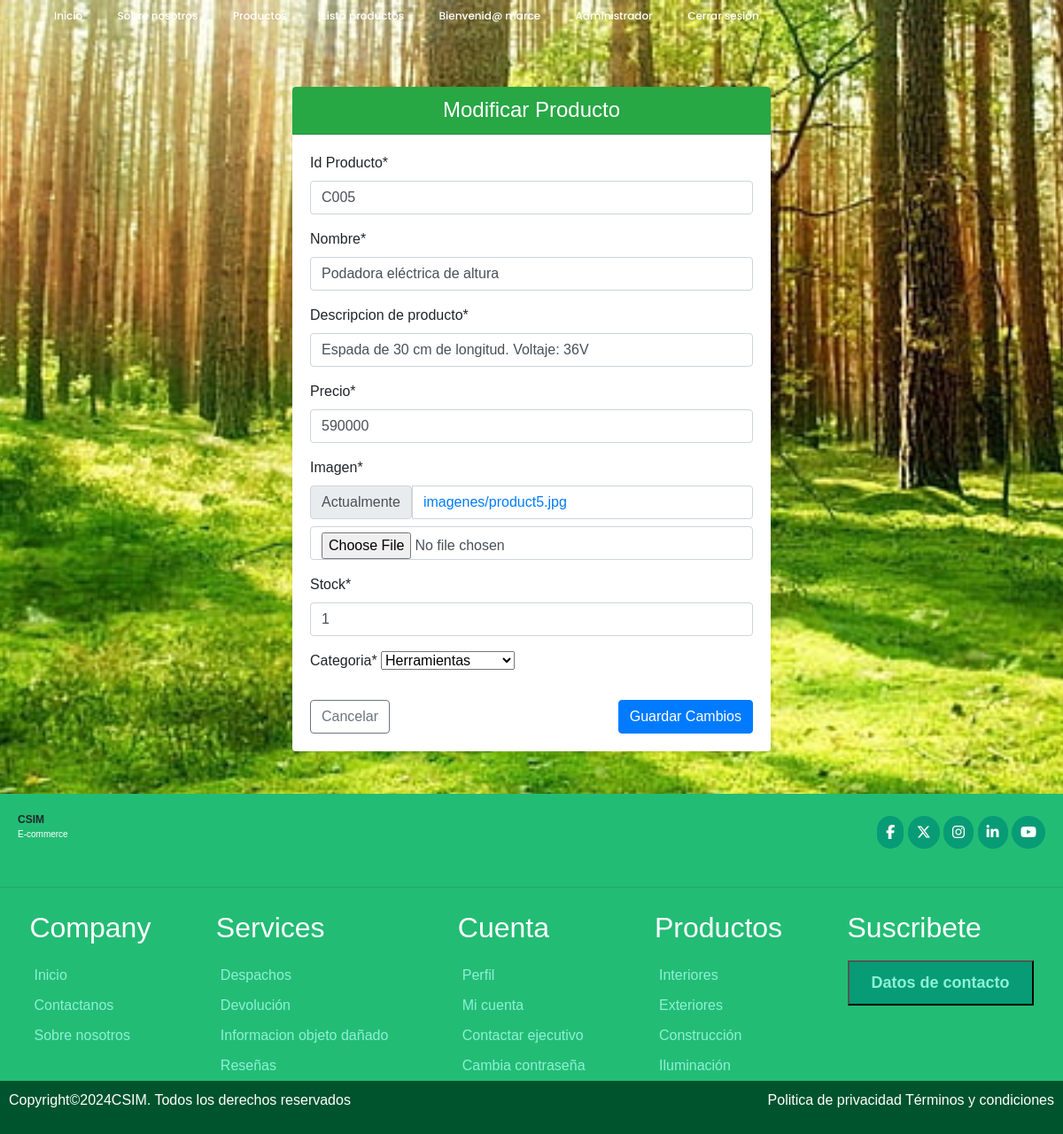
Page /modificar/C005/ (signed in) on the committed database.
### ferreteria/models.py (models this page shows, shortened)
class Producto(models.Model):
    idProducto = models.CharField(primary_key=True, max_length=5, verbose_name='Id Producto')
    nombre = models.CharField(max_length=50, verbose_name='Nombre del producto')
    descripcion = models.CharField(max_length=400,verbose_name='Descripcion de producto')
    precio = models.IntegerField(null=True, verbose_name='Ingrese precio producto')
    imagen= models.ImageField(upload_to="imagenes", null=True, verbose_name='Imagen')
    stock = models.IntegerField(verbose_name='stock',default=0)
    categoria= models.ForeignKey('Categoria', on_delete=models.CASCADE, verbose_name='Categoria')

### ferreteria/views.py (the view)
# urls.py: path('modificar/<id>/', views.modificar, name="modificar"),
@permission_required ('ferreteria.change_producto')
def modificar(request, id):
    producto = get_object_or_404(Producto, idProducto=id)
    data = {
        'form': ProductoForm(instance=producto)
    }
    if request.method== 'POST':
        formulario = ProductoForm(data=request.POST, instance=producto, files=request.FILES)
        if formulario.is_valid():
            formulario.save()
            messages.success(request, "Modificado correctamente")
        return redirect(to="lista")
    return render (request, 'producto/modificar.html', data)

### ferreteria/forms.py
class ProductoForm(forms.ModelForm):
    nombre = forms.CharField(min_length=3, max_length=50)
    imagen = forms.ImageField(required=True, validators=[MaxSizeFileValidator(max_file_size=4)])
    precio = forms.IntegerField(min_value=1, max_value=3000000)
    class Meta:
        model = Producto
        fields = '__all__'

### ferreteria/context_processor.py (called while the page is built, shortened)
def total_carrito(request):
    total = 0
    return {'total_carrito':int(total)}

### ferreteria/models.py (called while the page is built)
    def __str__(self):
        return self.nombreCategoria

### ferreteria/templates/producto/modificar.html (shortened to what this page needs)
{% extends 'base.html' %}
{% load static %}
{% load crispy_forms_tags %}
{% block css %}
<link rel="stylesheet" href="{% static 'css/estilo.css' %}">
{% endblock %}
{% block contenido %}
<div class="container my-5">
    <div class="row justify-content-center">
        <div class="col-12 col-md-8 col-lg-6">
            <div class="card shadow-sm border-0">
                <div class="card-header bg-success text-white text-center rounded-top">
                    <h4 class="mb-0">Modificar Producto</h4>
                </div>
                <div class="card-body">
                    <form action="" method="post" enctype="multipart/form-data">
                        {{ form|crispy }}
                        <div class="d-flex justify-content-between mt-4">
                            <a href="{% url 'lista' %}" class="btn btn-outline-secondary">Cancelar</a>
                            <button type="submit" class="btn btn-primary">Guardar Cambios</button>
                        </div>
                    </form>
                </div>
            </div>
        </div>
    </div>
</div>
{% endblock %}

### ferreteria/templates/base.html (shortened to what this page needs)
<!DOCTYPE html>
<html lang="en">
<head>
    {% load static %}
    <link rel="stylesheet" href="https://cdn.jsdelivr.net/npm/bootstrap@4.5.3/dist/css/bootstrap.min.css">
    {% block css %}{% endblock %}
</head>
<body>
    <header>
        <div class="navbar">
            <ul class="links">
                {% if not user.is_authenticated %}
                    <li><a href="{% url 'index' %}"  >Inicio</a></li>
                    <li><a href="{% url 'nosotros' %}" >Sobre nosotros</a></li>
                    <li><a href="{% url 'tienda' %}"  >Productos</a></li>
                    <li><a href="{% url 'registrar' %}" >Registrarse</a></li>
                    <li><a href="{% url 'login' %}" >Iniciar sesión</a></li>
                {% elif user.is_authenticated and user.is_superuser %}
                    <li><a href="{% url 'index' %}"  >Inicio</a></li>
                    <li><a href="{% url 'nosotros' %}" >Sobre nosotros</a></li>
                    <li><a href="{% url 'tienda' %}"  >Productos</a></li>
                    <li><a href="{% url 'lista' %}" >Lista productos</a></li>
                    <li><a href="{% url 'perfil' %}">Bienvenid@ {{ user.username }}</a></li>
                    <li><a href="{% url 'administrador' %}">Administrador </a></li>
                    <li><a href="{% url 'cerrar' %}">Cerrar sesión </a></li>
                {% endif %}
            </ul>
        </div>
    </header>
    <div id="contenido">
        {% block contenido %}
        {% endblock %}
    </div>
    <footer class="pie">
        <div class="header">
            <div class="logo">
                <div class="title">CSIM</div>
                <p class="logotipo">E-commerce</p>
            </div>
            <div class="redes">
                <span class="fb"><a href="https://www.facebook.com/?locale=es_LA" target="_blank" style="text-decoration: none; color:#fff;"><i class="fa-brands fa-facebook-f"></a></i></span>
                <span class="tw"><a href="https://x.com/?lang=es&mx=2" style="text-decoration: none; color:#fff;"><i class="fa-brands fa-x-twitter"></a></i></span>
                <span class="in"><a href="https://www.instagram.com/" style="text-decoration: none; color:#fff;"><i class="fa-brands fa-instagram"></a></i></span>
                <span class="li"><a href="https://cl.linkedin.com/" style="text-decoration: none; color:#fff;"><i class="fa-brands fa-linkedin-in"></a></i></span>
                <span class="yo"><a href="https://www.youtube.com/" style="text-decoration: none; color:#fff;"><i class="fa-brands fa-youtube"></a></i></span>
            </div>
        </div>
        <hr>
        <div class="section">
            <div>
                <h2>Company</h2>
                <a href="{% url 'index' %}">Inicio</a>
                <a href="{% url 'nosotros' %}">Contactanos</a>
                <a href="{% url 'nosotros' %}">Sobre nosotros</a>
            </div>
            <div>
                <h2>Services</h2>
                <a href="{% url 'nosotros' %}">Despachos</a>
                <a href="{% url 'nosotros' %}">Devolución </a>
                <a href="{% url 'nosotros' %}">Informacion objeto dañado</a>
                <a href="{% url 'nosotros' %}">Reseñas</a>
            </div>
            <div>
                <h2>Cuenta</h2>
                <a href="#">Perfil</a>
                <a href="#">Mi cuenta</a>
                <a href="{% url 'nosotros' %}">Contactar ejecutivo</a>
                <a href="#">Cambia contraseña</a>
            </div>
            <div>
                <h2>Productos</h2>
                <a href="#">Interiores</a>
                <a href="#">Exteriores</a>
                <a href="#">Construcción</a>
                <a href="#">Iluminación</a>
            </div>
            <div>
                <h2>Suscribete</h2>
                <form action="">
                    <button type="submit"><a href="{% url 'nosotros' %}" style="text-decoration: none;">Datos de contacto</a></button>
                </form>
            </div>
        </div>
        <div class="derechos">
            <p>Copyright©2024CSIM. Todos los derechos reservados</p>
            <p>Politica de privacidad        Términos y condiciones</p>
        </div>
    </footer>

### ferreteria/static/css/estilo.css (style rules this page uses)
* { margin: 0; padding: 0; box-sizing: border-box; font-family: sans-serif; }
body { font-family: "Poppins", sans-serif; background: url(../img/foto2.jpg) no-repeat center center fixed; background-size: cover; background-position: center; width: 100%; }
header { width: 1140px; max-width: 1200px; margin: auto; height: 50px; display: flex; align-items: center; position: relative; z-index: 100; }
header .navbar ul { float: right; margin-right: 20px; }
header .navbar ul li { display: inline-block; line-height: 80px; margin: 0 5px; }
header .navbar a { color: #fff; margin-right: 5px; padding: 5px 10px; font-family: "Poppins", sans-serif; font-size: 12px; transition: 0.3s; font-weight: 500; text-decoration: none; }
.pie { background-color: rgb(35, 188, 117); box-sizing: border-box; font-family: "Exo 2", sans-serif; }
.pie .header .logo .title { font-size: 12px; display: flex; align-items: left; font-weight: bold; }
.pie .header .logo .logotipo { font-size: 10px; color: #fff; }
.pie .header { display: flex; justify-content: space-between; padding: 20px; align-items: center; }
.pie .header .redes .fb, .pie .header .redes .tw, .pie .header .redes .in, .pie .header .redes .li, .pie .header .redes .yo { background: rgb(7, 156, 117); padding: 10px; border-radius: 80px; color: #fff; align-items: right; }
.pie .section { display: flex; justify-content: space-evenly; gap: 40px; }
.pie .section div { display: flex; flex-direction: column; }
.pie .section div h2 { color: #fff; padding: 10px 0; }
.pie .section a { color: rgb(141, 241, 214); padding: 5px; }
.pie .section form { display: flex; flex-direction: column; gap: 10px; }
.pie .section form button { padding: 10px 20px; background: rgb(7, 156, 117); color: #fff; font-weight: bold; font-size: 18px; }
.pie .derechos { display: flex; justify-content: space-between; padding: 10px; background: rgb(0, 84, 45); color: #fff; }

### rows in the picture
Producto: idProducto "C005", nombre "Podadora eléctrica de altura", descripcion "Espada de 30 cm de longitud. Voltaje: 36V", precio "590000", stock "1", categoria "Herramientas"

### other values in the picture
{{ user.username }} "marce"
